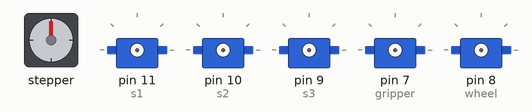
A program run on a simulated Arduino Mega 2560, built with avr-gcc and run on an emulated ATmega2560. Parts: stepper motor, 5 × servo. Wiring (inferred from the names in the program): stepper motor driver (200 steps per turn assumed): step pin 13; direction pin 12.

Above: at 0.1 s.
At 6.1 s:
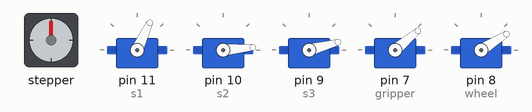
At 14.3 s:
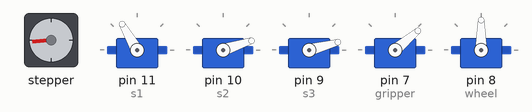
At 17.8 s:
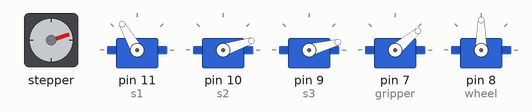
At 23.8 s:
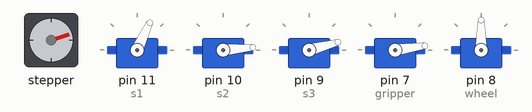
At 32.6 s:
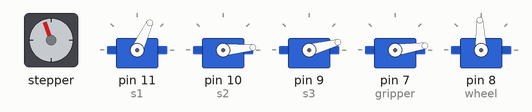
Timing chart, 0 to 40.0 s (numbered marks = the images above):
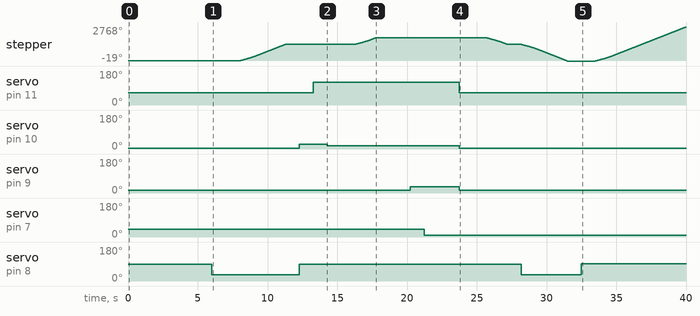

The program:

main.cpp
```cpp
#include <Arduino.h>
#include <Servo.h>

#define dirPin 12
#define stepPin 13
#define stepsPerRevolution 200
int accel = 3000;
const int speed = 2000;
const float dist_per_rev = 20.7345;

// creating objects of class servo
Servo s1;
Servo s2;
Servo s3;
Servo gripper;
Servo wheel;


void setup() {
  Serial.begin(115200);
  // Attaching servos to pins (Make sure these are PWM pins on arduino board)
  delay(3000);
  // home servos
  s1.write(65);
  s2.write(5);
  s3.write(15);
  gripper.write(40);
  delay(1000);

  s1.attach(11);
  s2.attach(10);
  s3.attach(9);
  gripper.attach(7);
  wheel.attach(8);


  pinMode (dirPin, OUTPUT);
  pinMode(stepPin, OUTPUT);
  delay(2000);
}

// Read the position of each servo
void read_arm_position() {
  Serial.print("Position of arm");
  Serial.println("");
  Serial.print("Bottom Servo: ");
  Serial.print(s1.read());
  Serial.print("    Middle Servo: ");
  Serial.print(s2.read());
  Serial.print("    Top Servo: ");
  Serial.print(s3.read());
  Serial.print("    Gripper: ");
  Serial.print(gripper.read());
  Serial.println("");
}

void read_wheel_position() {
  Serial.print("Position of wheel: ");
  Serial.println(wheel.read());
  Serial.print("\n");
}

void drive(float dist, int dir) {
      // Set the spinning direction clockwise:
    digitalWrite(dirPin, dir);

    // Spin the stepper motor 1 revolution:
    for (int i = 2; i < stepsPerRevolution; i++) {
      // These four lines result in 1 step:
      digitalWrite(stepPin, HIGH);
      delayMicroseconds(accel - (i*3));
      digitalWrite(stepPin, LOW);
      delayMicroseconds(accel - (i*3));
    }

  for (int i = 0; i < ((dist / dist_per_rev)-1)*stepsPerRevolution; i++) {
      // These four lines result in 1 step:
      digitalWrite(stepPin, HIGH);
      delayMicroseconds(speed);
      digitalWrite(stepPin, LOW);
      delayMicroseconds(speed);
    }
}

void wheel_home() {
  wheel.write(90);
}

void servo_home() {
  s1.write(65);
  s2.write(5);
  s3.write(15);
  delay(1000);
}

void servo_down() {
  s2.write(25);
  delay(1000);
  s1.write(120);
  delay(1000);
  s2.write(18);
  delay(1000);
}

void pickup () {
  delay(1000);
  s3.write(33);
  delay(1000);
  gripper.write(8);
  delay(1000);
}

void loop() {
  /*-----------------------------*/// Drive to cubes
  wheel.write(32);
  delay(2000);
  drive(3.745*dist_per_rev,HIGH);
  delay(1000);
  wheel.write(90);
  servo_down();
  delay(1000);
  drive(30.5, HIGH);
  delay(1500);

  /*-----------------------------*/// pickup cubes
  pickup();
  delay(1500);
  servo_home();
  delay(1000);
  /*-----------------------------*/// drive back to start
  drive(30.5, LOW);
  delay(1000);
  wheel.write(34);
  drive(3.80 * dist_per_rev, LOW);
  delay(1000);
  /*-----------------------------*/// drive to pyramid
  wheel.write(92);
  delay(1000);
  drive(230, HIGH);
  delay(1000);
  /*-----------------------------*/// turn right
  wheel.write(45);
  delay(1000);
  drive(20, HIGH);
  delay(1000);
  /*----------------------------*/ // drive to right
  drive(70, HIGH);
  delay(1000);
  /*-----------------------------*/// turn left
  wheel.write(135);
  delay(1000);
  drive(20,HIGH);
  delay(1000);
  /*-----------------------------*/// drive forward
  drive(150, HIGH);
  delay(1000);
  /*-----------------------------*/// turn left
  wheel.write(135);
  delay(1000);
  drive(20,HIGH);
  delay(1000);
  /*-----------------------------*/// drive left
  wheel.write(90);
  delay(1000);
  drive(200, HIGH);
  delay(1000);
   /*-----------------------------*/// turn right
  wheel.write(45);
  delay(1000);
  drive(20, HIGH);
  delay(1000);
  /*-----------------------------*/// drive forward to goal!
  wheel.write(115);
  delay(1000);
  drive(200, HIGH);
  /*-----------------------------*/// raise arm to basket

  delay(30000);
}
```

Measured:
- by itself, servo on pin 11 (s1): 65° → 120° at 13.3 s, → 65° 10.5 s later
- by itself, servo on pin 10 (s2): 5° → 25° at 12.3 s, → 18° 2.0 s later, → 5° 9.5 s later
- by itself, servo on pin 9 (s3): 15° → 33° at 20.2 s, → 15° 3.5 s later
- by itself, servo on pin 7 (gripper): 40° → 8° at 21.2 s
- by itself, servo on pin 8 (wheel): 90° → 32° at 6.0 s, → 90° 6.3 s later, → 34° 15.9 s later, → 92° 4.3 s later
- by itself, stepper: turns 1344° clockwise in 3.3 s, then 528° clockwise in 1.5 s, then 528° counter-clockwise in 1.5 s, then 1363° counter-clockwise in 3.3 s, and so on
